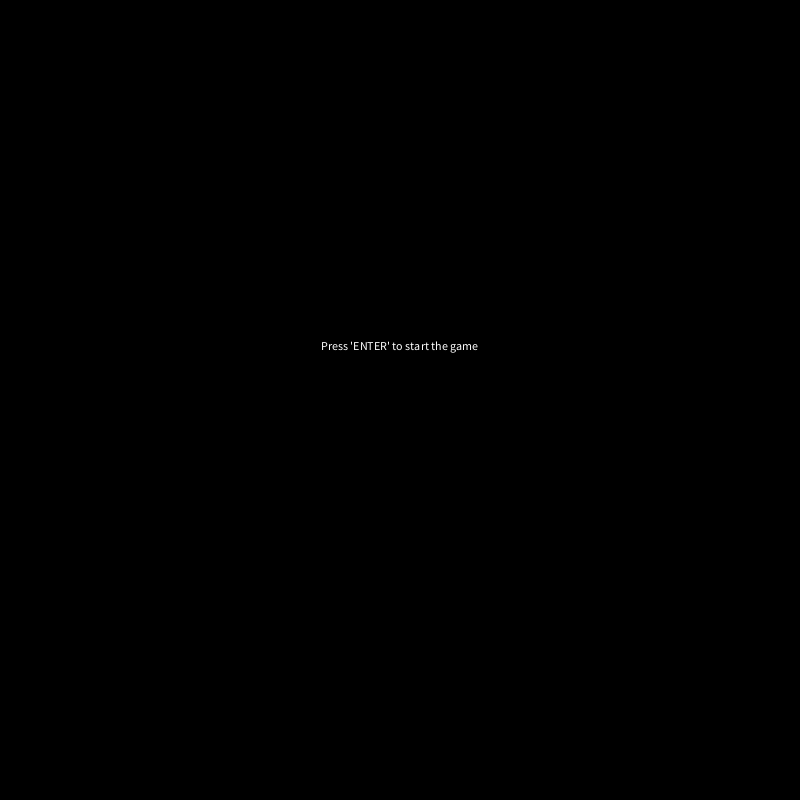
Frame 1 (no input)
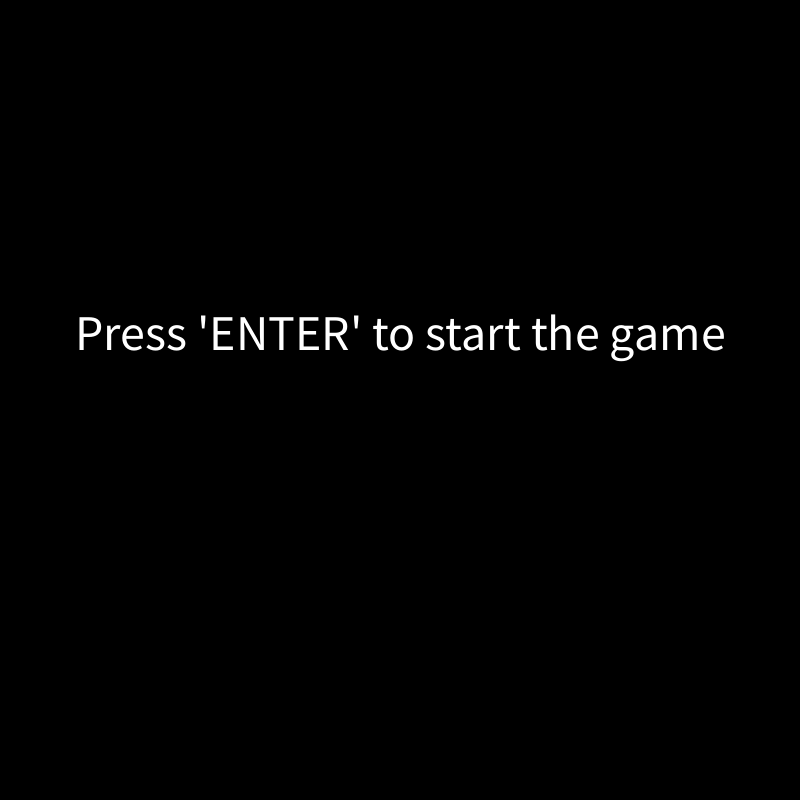
Frame 60 (the mouse pressed at the canvas centre just before this capture)
Frame 120 (the mouse held since frame 60 and released just before this capture): identical to frame 60, image omitted

The Processing sketch that drew these frames (run headless with seeded random() and noise(); from frame 60 on, the mouse is pressed at the canvas centre):

// Processing sketch: Midterm_WIP_1
// ── Midterm_WIP_1.pde
boolean preGame = true;
boolean gameOne,gameTwo,gameThree,gameFinish,gameEnd= false;




void setup(){
  size (800, 800);
  textAlign(CENTER);

  
}



void draw(){
  if(preGame==true){
      startGame();
    }
  if(gameOne==true){
      game1();
    }
  if(gameTwo==true){
      game2();
   }
  if(gameThree==true){
       game3();
   }
   if(gameFinish==true){
       gameWon();
   }
  if(gameEnd==true){
      gameOver();
    }
}
    
  
  
  
  
  



void startGame(){
  background(0);
  text("Press 'ENTER' to start the game", width/2, height/2 -50);
  textSize(50);
  
  if(key == ENTER){
  
    gameOne = true;
    preGame =false;
}


}



void game1(){
  background(0);
  text("Press 1 or 2", width/2, height/2-250);
  textSize(50);
  
  text("Are you human or a animal", width/2 , height/2 -150);
  textSize(50);
  
  text("1", width/2 -200, height/2 -30);
  textSize(50);
  
  text("2", width/2 +200, height/2 -30);
  textSize(50);
  
  
  text("Human", width/2 -200, height/2 + 50);
  textSize(50);
  
  text("Animal", width/2 +200, height/2 +50);
  textSize(50);
  
  if(keyPressed && key == '1')
  {
    gameOne = false;
    gameTwo = true;
    key='8';
  }
 if(keyPressed && key == '2')
  {
    gameEnd = true;
    gameOne = false;
    key='8';
}
}

void game2(){
  background(0,225,0);
  text("Press 1 or 2", width/2, height/2-250);
  textSize(50);
  
  text("what's 9 + 10?", width/2 , height/2 -150);
  textSize(50);
  
  text("1", width/2 -200, height/2 -30);
  textSize(50);
  
  text("2", width/2 +200, height/2 -30);
  textSize(50);
  
  
  text("21", width/2 -200, height/2 + 50);
  textSize(50);
  
  text("19", width/2 +200, height/2 +50);
  textSize(50);
  if(keyPressed && key == '2')
  {
    gameTwo = false;
    gameThree = true;
    key='8';
  }
 if(keyPressed && key == '1')
  {
    gameEnd = true;
    gameTwo = false;
    key='8';
}
}

void game3(){
  background(225,255,0);
  text("Press 1 or 2", width/2, height/2-250);
  textSize(50);
  
  text("Is the earth flat or round??", width/2 , height/2 -150);
  textSize(50);
  
  text("1", width/2 -200, height/2 -30);
  textSize(50);
  
  text("2", width/2 +200, height/2 -30);
  textSize(50);
  
  
  text("ROUND", width/2 -200, height/2 + 50);
  textSize(50);
  
  text("FLAT", width/2 +200, height/2 +50);
  textSize(50);
  
 if(keyPressed && key == '1')
  {
    gameThree = false;
    gameFinish = true;
    key='8';
    
  }
 if(keyPressed && key == '2')
  {
    gameEnd = true;
    gameThree = false;
    key='8';
}
}



void gameOver(){   
  background(255, 0, 0);
  text("WRONG CHOICE!.", width/2, height/2);
  text("Press 'BACKSPACE' key to play again.", width/2, height/2 + 50);
  if (keyPressed && key == BACKSPACE){
      preGame=true;
      gameEnd = false;
}
}

void gameWon(){
  
  background(255, 192, 203);
  text("CONGRATS YOU WIN!", width/2, height/2 -50);
  text("Press 'BACKSPACE' key to play again.", width/2, height/2);
   if (keyPressed && key == BACKSPACE){
      preGame=true;
      gameEnd = false;
}
}
  
